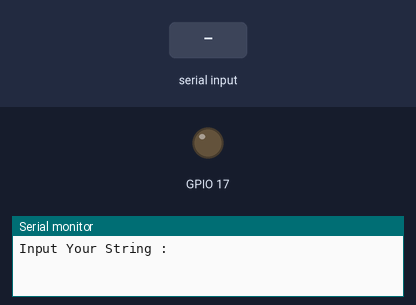
Bench run of a sketch on a simulated ESP32. On the bench: output pins drawn as LEDs (lit = HIGH), the last lines printed to the serial monitor. The inputs (shaded band) are chosen by the test bench.

Above: at 1.2 s.
1.3 s: "on_ry1\n" received over Serial
At 2.0 s:
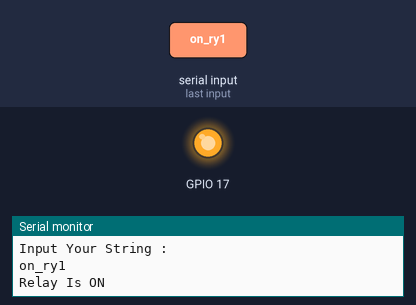
4.3 s: "off_ry1\n" received over Serial
At 5.4 s:
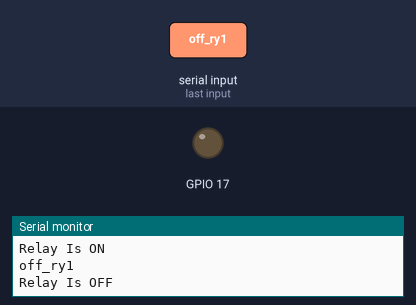
Timing chart, 0 to 7.3 s (numbered marks = the images above; inputs shaded):
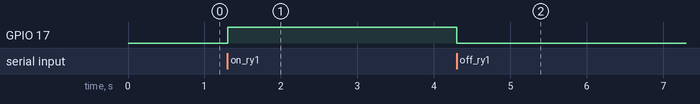

The sketch:

05_Serial_Str_Compare_Until.ino
```cpp
#include <M5Stack.h>

String str = "";
/* ------------------------------------------------------------------------ */
void setup() {
  Serial.begin(115200);
  pinMode(17, OUTPUT);
  Serial.println();
  Serial.println("Input Your String : ");
};

void loop() {
  if(Serial.available() > 0){
     str = Serial.readStringUntil('\n');
     Serial.println(str);
    // -----------------------------
    if(str == "on_ry1" || str == "ON_RY1"){
      Serial.println("Relay Is ON");
      digitalWrite(17,1);
    }
    if(str == "off_ry1"){
      Serial.println("Relay Is OFF");
      digitalWrite(17,0);
    }
   // ------------------------------
  } // Serial Available
  delay(10);
};
/* ------------------------------------------------------------------ */
```

Measured:
- after the input at 1.3 s, GPIO 17: LOW → HIGH at once
- after the input at 4.3 s, GPIO 17: HIGH → LOW at once
